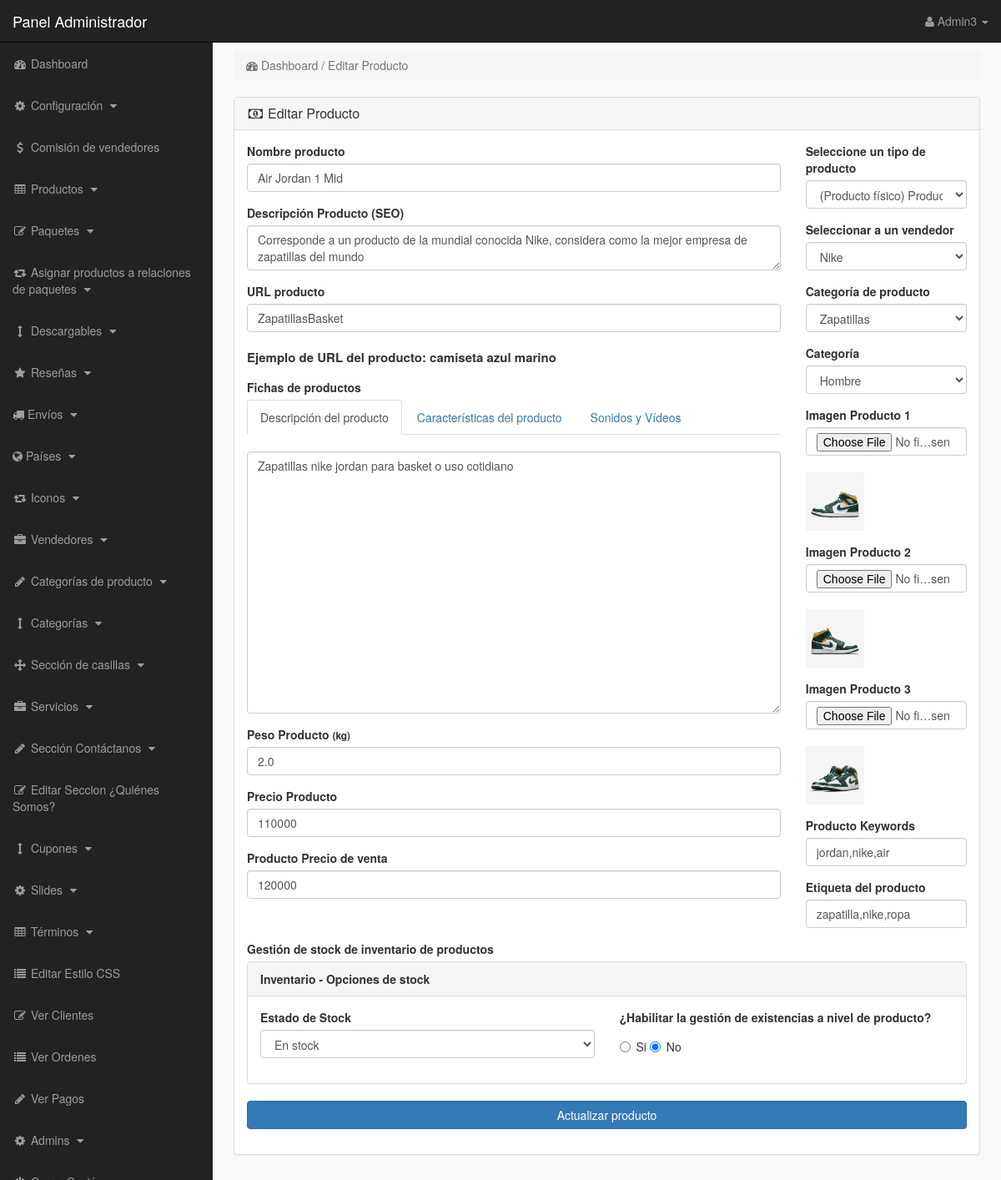
Page /admin_area/index.php?edit_product=51 (signed in) on the committed database.
### tables this page shows
CREATE TABLE `products` (
  `product_id` int(10) NOT NULL,
  `vendor_id` text NOT NULL,
  `p_cat_id` int(10) NOT NULL,
  `cat_id` int(10) NOT NULL,
  `manufacturer_id` int(10) NOT NULL,
  `date` timestamp NOT NULL DEFAULT current_timestamp() ON UPDATE current_timestamp(),
  `product_title` text NOT NULL,
  `product_seo_desc` text NOT NULL,
  `product_url` text NOT NULL,
  `product_img1` text NOT NULL,
  `product_img2` text NOT NULL,
  `product_img3` text NOT NULL,
  `product_price` int(10) NOT NULL,
  `product_psp_price` int(100) NOT NULL,
  `product_desc` text NOT NULL,
  `product_features` text NOT NULL,
  `product_video` text NOT NULL,
  `product_keywords` text NOT NULL,
  `product_label` text NOT NULL,
  `product_type` text NOT NULL,
  `product_weight` decimal(10,1) NOT NULL,
  `product_views` int(10) NOT NULL,
  `product_vendor_status` text NOT NULL,
  `status` varchar(255) NOT NULL
);

CREATE TABLE `manufacturers` (
  `manufacturer_id` int(10) NOT NULL,
  `manufacturer_title` text NOT NULL,
  `manufacturer_top` text NOT NULL,
  `manufacturer_image` text NOT NULL
);

CREATE TABLE `product_categories` (
  `p_cat_id` int(10) NOT NULL,
  `p_cat_title` text NOT NULL,
  `p_cat_top` text NOT NULL,
  `p_cat_image` text NOT NULL
);

CREATE TABLE `categories` (
  `cat_id` int(10) NOT NULL,
  `cat_title` text NOT NULL,
  `cat_top` text NOT NULL,
  `cat_image` text NOT NULL
);

### admin_area/edit_product.php (the view, shortened to what this page needs)
<?php
if(!isset($_SESSION['admin_email'])){
echo "<script>window.open('login.php','_self')</script>";
}
else {
?>
<?php
if(isset($_GET['edit_product'])){
$edit_id = $_GET['edit_product'];
$get_p = "select * from products where product_id='$edit_id'";
$run_edit = mysqli_query($con,$get_p);
$row_edit = mysqli_fetch_array($run_edit);
$p_id = $row_edit['product_id'];
$p_title = $row_edit['product_title'];
$p_cat = $row_edit['p_cat_id'];
$cat = $row_edit['cat_id'];
$m_id = $row_edit['manufacturer_id'];
$p_image1 = $row_edit['product_img1'];
$p_image2 = $row_edit['product_img2'];
$p_image3 = $row_edit['product_img3'];
$p_price = $row_edit['product_price'];
$p_desc = $row_edit['product_desc'];
$p_keywords = $row_edit['product_keywords'];
$psp_price = $row_edit['product_psp_price'];
$p_label = $row_edit['product_label'];
$p_url = $row_edit['product_url'];
$p_type = $row_edit['product_type'];
$p_weight = $row_edit['product_weight'];
$p_seo_desc = $row_edit['product_seo_desc'];
}
$get_manufacturer = "select * from manufacturers where manufacturer_id='$m_id'";
$run_manufacturer = mysqli_query($con,$get_manufacturer);
$row_manfacturer = mysqli_fetch_array($run_manufacturer);
$manufacturer_id = $row_manfacturer['manufacturer_id'];
$manufacturer_title = $row_manfacturer['manufacturer_title'];
$get_p_cat = "select * from product_categories where p_cat_id='$p_cat'";
$run_p_cat = mysqli_query($con,$get_p_cat);
$row_p_cat = mysqli_fetch_array($run_p_cat);
$p_cat_title = $row_p_cat['p_cat_title'];
$get_cat = "select * from categories where cat_id='$cat'";
$run_cat = mysqli_query($con,$get_cat);
$row_cat = mysqli_fetch_array($run_cat);
$cat_title = $row_cat['cat_title'];
$select_products_stock = "select * from products_stock where product_id='$p_id'";
$run_products_stock = mysqli_query($con,$select_products_stock);
$count_product_stock = mysqli_num_rows($run_products_stock);
if($count_product_stock == 0){
$enable_stock = "no";
$stock_status = "";
}else{
$row_products_stock = mysqli_fetch_array($run_products_stock);
$enable_stock = $row_products_stock['enable_stock'];
$stock_status = $row_products_stock['stock_status'];
$stock_quantity = $row_products_stock['stock_quantity'];
$allow_backorders = $row_products_stock['allow_backorders'];
}
?>
<!DOCTYPE html>
<html>
<head>
</head>
<body>
<div class="row">
<div class="col-lg-12">
<ol class="breadcrumb">
<li class="active">
<i class="fa fa-dashboard"> </i> Dashboard / Editar Producto
</li>
</ol>
</div>
</div>
<div class="row">
<div class="col-lg-12">
<div class="panel panel-default">
<div class="panel-heading">
<h3 class="panel-title">
<i class="fa fa-money fa-fw"></i> Editar Producto
</h3>
</div>
<div class="panel-body">
<form id="edit_product_form" method="post" enctype="multipart/form-data">
<div class="row">
<div class="col-md-9">
<div class="form-group">
<label class="control-label"> Nombre producto </label>
<input type="text" name="product_title" class="form-control" required value="<?php echo $p_title; ?>">
</div>
<div class="form-group" >
<label> Descripción Producto (SEO) </label>
<textarea name="product_seo_desc" class="form-control" maxlength="230" placeholder="La mayoría de los motores de búsqueda utilizan un máximo de 230 caracteres para la descripción."><?php echo $p_seo_desc; ?></textarea>
</div>
<div class="form-group">
<label> URL producto </label>
<input type="text" name="product_url" class="form-control" required value="<?php echo $p_url; ?>">
<br>
<p style="font-size:15px; font-weight:bold;">
Ejemplo de URL del producto: camiseta azul marino
</p>
</div>
<div class="form-group" >
<label> Fichas de productos </label>
<ul class="nav nav-tabs">
<li class="active">
<a data-toggle="tab" href="#description"> Descripción del producto </a>
</li>
<li>
<a data-toggle="tab" href="#features"> Características del producto </a>
</li>
<li>
<a data-toggle="tab" href="#video"> Sonidos y Vídeos </a>
</li>
</ul>
<div class="tab-content">
<div id="description" class="tab-pane fade in active">
<br>
<textarea name="product_desc" class="form-control" rows="15" id="product_desc"><?php echo $p_desc; ?></textarea>
</div>
</div>
</div>
<div class="form-group" id="product_weight">
<label> Peso Producto <small> (kg)</small> </label>
<input type="text" name="product_weight" class="form-control" value="<?php echo $p_weight; ?>">
</div>
<div class="form-group" id="product_price">
<label> Precio Producto </label>
<input type="text" name="product_price" class="form-control" required value="<?php echo $p_price; ?>" >
</div>
<div class="form-group" id="product_psp_price">
<label> Producto Precio de venta</label>
<input type="text" name="psp_price" class="form-control" required value="<?php echo $psp_price; ?>">
</div>
</div>
<div class="col-md-3">
<div class="form-group">
<label> Seleccione un tipo de producto </label>
<select class="form-control" name="product_type">
<?php if($p_type == "physical_product"){ ?>
<option value="physical_product" selected> (Producto físico) Producto simple </option>
<?php }elseif($p_type == "digital_product"){ ?>
<option value="physical_product"> (Producto físico) Producto simple </option>
<option value="digital_product" selected> (Producto digital) Producto descargable </option>
<option value="variable_product"> (Producto variable) Producto avanzado </option>
<?php }elseif($p_type == "variable_product"){ ?>
<option value="physical_product"> (Producto físico) Producto simple</option>
<option value="digital_product"> (Producto digital) Producto descargable </option>
<option value="variable_product" selected> (Producto variable) Producto avanzado </option>
<?php }else{ ?>
<option value="physical_product"> (Producto físico) Producto simple </option>
<option value="digital_product"> (Producto digital) Producto descargable </option>
<option value="variable_product"> (Producto variable) Producto avanzado </option>
<?php } ?>
</select>
</div>
<div class="form-group">
<label> Seleccionar a un vendedor </label>
<select name="manufacturer" class="form-control">
<option value="<?php echo $manufacturer_id; ?>">
<?php echo $manufacturer_title; ?>
</option>
</select>
</div>
<div class="form-group" >
<label> Categoría de producto </label>
<select name="product_cat" class="form-control" >
<option value="<?php echo $p_cat; ?>" > <?php echo $p_cat_title; ?> </option>
</select>
</div>
<div class="form-group" >
<label> Categoría </label>
<select name="cat" class="form-control">
<option value="<?php echo $cat; ?>" > <?php echo $cat_title; ?> </option>
</select>
</div>
<div class="form-group" >
<label> Imagen Producto 1 </label>
<input type="file" name="product_img1" class="form-control" >
<br><img src="product_images/<?php echo $p_image1; ?>" width="70" height="70" >
</div>
<div class="form-group" >
<label> Imagen Producto 2 </label>
<input type="file" name="product_img2" class="form-control" >
<br>
<?php if(empty($p_image2)){ ?>
<img src="product_images/no-image.jpg" width="70" height="70">
<?php }else{ ?>
<img src="product_images/<?php echo $p_image2; ?>" width="70" height="70">
<?php } ?>
</div>
<div class="form-group" >
<label> Imagen Producto 3 </label>
<input type="file" name="product_img3" class="form-control" >
<br>
<?php if(empty($p_image3)){ ?>
<img src="product_images/no-image.jpg" width="70" height="70">
<?php }else{ ?>
<img src="product_images/<?php echo $p_image3; ?>" width="70" height="70">
<?php } ?>
</div>
<div class="form-group" >
<label> Producto Keywords </label>
<input type="text" name="product_keywords" class="form-control" value="<?php echo $p_keywords; ?>" >
</div>
<div class="form-group" >
<label> Etiqueta del producto </label>
<input type="text" name="product_label" class="form-control" value="<?php echo $p_label; ?>">
</div>
</div>
</div>
<div class="form-group" id="product-stock-management">
<label> Gestión de stock de inventario de productos </label>
<div class="panel panel-default">
<div class="panel-heading">
<strong> Inventario - Opciones de stock </strong>
</div>
<div class="panel-body">
<div class="row">
<div class="col-sm-6" id="stock-status">
<div class="form-group">
<label> Estado de Stock </label>
<select class="form-control" name="stock_status" required>
<?php if($stock_status == "instock"){ ?>
<option value="instock" selected>En stock</option>
<option value="outofstock">Agotado</option>
<option value="onbackorder">Para Encargo</option>
<?php }elseif($stock_status == "outofstock"){ ?>
<option value="instock">En stock</option>
<option value="outofstock" selected>Agotado</option>
<option value="onbackorder">Para Encargo</option>
<?php }elseif($stock_status == "onbackorder"){ ?>
<option value="instock">En stock</option>
<option value="outofstock">Agotado</option>
<option value="onbackorder" selected>Para Encargo</option>
<?php }else{ ?>
<option value="instock">En stock</option>
<?php } ?>
</select>
</div>
</div>
<div class="col-sm-6">
<div class="form-group">
<label> ¿Habilitar la gestión de existencias a nivel de producto? </label>
<div class="radio">
<label>
<input type="radio" name="enable_stock" value="yes" <?php if($enable_stock == "yes"){ echo "checked"; } ?> required> Si
</label>
<label>
<input type="radio" name="enable_stock" value="no" <?php if($enable_stock == "no"){ echo "checked"; } ?> required> No
</label>
</div>
</div>
</div>
</div>
</div>
</div>
</div>
</form>
<div class="form-group">
<input type="submit" name="update" value="Actualizar producto" form="edit_product_form" class="btn btn-primary form-control">
</div>
</div>
</div>
</div>
</div>
</body>
</html>
<?php } ?>

### admin_area/includes/sidebar.php (shortened to what this page needs)
<?php
if(!isset($_SESSION['admin_email'])){
echo "<script>window.open('login.php','_self')</script>";
}
else {
?>
<nav class="navbar navbar-inverse navbar-fixed-top">
<div class="navbar-header" >
<a class="navbar-brand" href="index.php?dashboard" >Panel Administrador</a>
</div>
<ul class="nav navbar-right top-nav" >
<li class="dropdown" >
<a href="#" class="dropdown-toggle" data-toggle="dropdown" >
<i class="fa fa-user" ></i>
<?php echo $admin_name; ?> <b class="caret" ></b>
</a>
</li>
</ul>
<div class="collapse navbar-collapse navbar-ex1-collapse">
<ul class="nav navbar-nav side-nav">
<li>
<a href="index.php?dashboard">
<i class="fa fa-fw fa-dashboard"></i> Dashboard
</a>
</li>
<li>
<a href="#" data-toggle="collapse" data-target="#settings">
<i class="fa fa-fw fa-cog"></i> Configuración
<i class="fa fa-fw fa-caret-down"></i>
</a>
</li>
<li>
<a href="index.php?vendors_commissions">
<i class="fa fa-fw fa-usd"></i> Comisión de vendedores
</a>
</li>
<li>
<a href="#" data-toggle="collapse" data-target="#products">
<i class="fa fa-fw fa-table"></i> Productos
<i class="fa fa-fw fa-caret-down"></i>
</a>
</li>
<li>
<a href="#" data-toggle="collapse" data-target="#bundles">
<i class="fa fa-fw fa-edit"></i> Paquetes
<i class="fa fa-fw fa-caret-down"></i>
</a>
</li>
<li>
<a href="#" data-toggle="collapse" data-target="#relations">
<i class="fa fa-fw fa-retweet"></i> Asignar productos a relaciones de paquetes
<i class="fa fa-fw fa-caret-down"></i>
</a>
</li>
<li>
<a href="#" data-toggle="collapse" data-target="#downloads">
<i class="fa fa-fw fa-arrows-v"></i> Descargables
<i class="fa fa-fw fa-caret-down"></i>
</a>
</li>
<li>
<a href="#" data-toggle="collapse" data-target="#reviews">
<i class="fa fa-fw fa-star"></i> Reseñas
<i class="fa fa-fw fa-caret-down"></i>
</a>
</li>
<li>
<a href="#" data-toggle="collapse" data-target="#shipping_zones">
<i class="fa fa-truck" aria-hidden="true"></i> Envíos
<i class="fa fa-fw fa-caret-down" ></i>
</a>
</li>
<li>
<a href="#" data-toggle="collapse" data-target="#countries">
<i class="fa fa-globe" aria-hidden="true"></i> Países
<i class="fa fa-fw fa-caret-down" ></i>
</a>
</li>
<li>
<a href="#" data-toggle="collapse" data-target="#icons">
<i class="fa fa-fw fa-retweet"> </i> Iconos
<i class="fa fa-fw fa-caret-down" ></i>
</a>
</li>
<li>
<a href="#" data-toggle="collapse" data-target="#manufacturers">
<i class="fa fa-fw fa-briefcase"></i> Vendedores
<i class="fa fa-fw fa-caret-down"></i>
</a>
</li>
<li>
<a href="#" data-toggle="collapse" data-target="#p_cat">
<i class="fa fa-fw fa-pencil"></i> Categorías de producto
<i class="fa fa-fw fa-caret-down"></i>
</a>
</li>
<li>
<a href="#" data-toggle="collapse" data-target="#cat">
<i class="fa fa-fw fa-arrows-v"></i> Categorías
<i class="fa fa-fw fa-caret-down"></i>
</a>
</li>
<li>
<a href="#" data-toggle="collapse" data-target="#boxes">
<i class="fa fa-fw fa-arrows"></i> Sección de casillas
<i class="fa fa-fw fa-caret-down"></i>
</a>
</li>
<li>
<a href="#" data-toggle="collapse" data-target="#services">
<i class="fa fa-fw fa-briefcase"></i> Servicios
<i class="fa fa-fw fa-caret-down"></i>
</a>
</li>
<li>
<a href="#" data-toggle="collapse" data-target="#contact_us">
<i class="fa fa-fw fa-pencil"> </i> Sección Contáctanos
<i class="fa fa-fw fa-caret-down"></i>
</a>
</li>
<li>
<a href="index.php?edit_about_us">
<i class="fa fa-fw fa-edit"></i> Editar Seccion ¿Quiénes Somos?
</a>
</li>
<li>
<a href="#" data-toggle="collapse" data-target="#coupons">
<i class="fa fa-fw fa-arrows-v"></i> Cupones
<i class="fa fa-fw fa-caret-down"></i>
</a>
</li>
<li>
<a href="#" data-toggle="collapse" data-target="#slides">
<i class="fa fa-fw fa-gear"></i> Slides
<i class="fa fa-fw fa-caret-down"></i>
</a>
</li>
<li>
<a href="#" data-toggle="collapse" data-target="#terms" >
<i class="fa fa-fw fa-table"></i> Términos
<i class="fa fa-fw fa-caret-down"></i>
</a>
</li>
<li>
<a href="index.php?edit_css">
<i class="fa fa-fw fa-list"></i> Editar Estilo CSS
</a>
</li>
<li>
<a href="index.php?view_customers">
<i class="fa fa-fw fa-edit"></i> Ver Clientes
</a>
</li>
<li>
<a href="index.php?view_orders">
<i class="fa fa-fw fa-list"></i> Ver Ordenes
</a>
</li>
<li>
<a href="index.php?view_payments">
<i class="fa fa-fw fa-pencil"></i> Ver Pagos
</a>
</li>
<li>
<a href="#" data-toggle="collapse" data-target="#users">
<i class="fa fa-fw fa-gear"></i> Admins
<i class="fa fa-fw fa-caret-down"></i>
</a>
</li>
<li>
<a href="logout.php">
</a>
</li>
</ul>
</div>
</nav>
<?php } ?>

### admin_area/css/style.css (style rules this page uses)
body { margin-top:100px; }
@media (min-width: 768px) { body { margin-top:50px; } }
.top-nav { padding:0 15px; }
.top-nav>li { display:inline-block; float:left; }
.top-nav>li>a { padding-top:15px; padding-bottom:15px; line-height:20px; color:#999; }
@media (min-width: 768px) { .side-nav { position:fixed; top:51px; width:255px; border-radius:0; overflow-y:auto; background-color: #222; bottom:0; overflow-x:hidden; padding-bottom:40px; } }
@media (min-width: 768px) { .side-nav>li>a { width:255px; } }
.panel-body { border-radius:5px; }

### rows in the picture
products: product_title "Air Jordan 1 Mid", product_seo_desc "Corresponde a un producto de la mundial conocida Nike, considera como la mejor empresa de zapatillas del mundo", product_url "ZapatillasBasket", product_desc "Zapatillas nike jordan para basket o uso cotidiano", product_weight "2.0", product_price "110000", psp_price "120000", product_type "(Producto físico) Producto simple", product_img1 (picture), product_img2 (picture), product_img3 (picture), product_keywords "jordan,nike,air", product_label "zapatilla,nike,ropa"
manufacturers: manufacturer "Nike"
product_categories: product_cat "Zapatillas"
categories: cat "Hombre"

### other values in the picture
$admin_name "Admin3"
